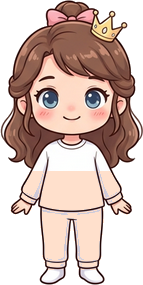
#> input picture assets/player_v10/front.png, 143 x 285 px
$ python test_overlay2.py
#> lines starting #> are read from the running program, lines starting #| are printed output that depends on the picture
from PIL import Image, ImageDraw
import os

PLAYER_IMG = "assets/player_v10/front.png"
TOP_IMG = "assets/v10_items/top_1.png"
TRACK_IMG = "assets/v10_items/tracksuit_1.png"

base = Image.open(PLAYER_IMG).convert("RGBA")
#> base is the input picture: PIL image 143x285 RGBA; mean R, G, B, A 118.2, 96.2, 88.4, 164.9
base_w, base_h = base.size # 143x285
#> base_w = 143; base_h = 285

cfg = {
    "top": {"width_ratio": 0.58, "y_anchor": 0.48},     # 143 * 0.58 = 83px wide
    "bottom": {"width_ratio": 0.55, "y_anchor": 0.61},
    "tracksuit": {"width_ratio": 0.65, "y_anchor": 0.48},
    "party_dress": {"width_ratio": 0.85, "y_anchor": 0.48},
    "hair": {"width_ratio": 0.90, "y_anchor": 0.15},
    "hat": {"width_ratio": 1.0, "y_anchor": 0.05},
    "shoes_snekers": {"width_ratio": 0.45, "y_anchor": 0.92}
}

def draw_item(img_path, cat, out, b_w, b_h, x_offset=0):
#> called with img_path = 'assets/v10_items/top_1.png', cat = 'top', b_w = 143, b_h = 285, x_offset = 0
    if not os.path.exists(img_path): return out
    item = Image.open(img_path).convert("RGBA")
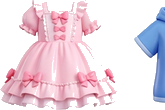
#> input picture assets/v10_items/top_1.png, 165 x 110 px
#> item is the input picture: PIL image 165x110 RGBA; mean R, G, B, A 103.7, 85.1, 95.6, 123.5
    c = cfg[cat]
    iw = int(b_w * c["width_ratio"])
#> iw = 82
    ih = int(item.height * (iw / item.width))
#> ih = 54
    item = item.resize((iw, ih), Image.Resampling.LANCZOS)
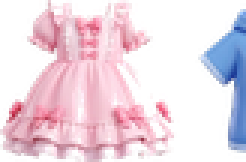
#> item: PIL image 82x54 RGBA (shown 3 times larger); mean R, G, B, A 132.4, 110.4, 123.2, 123.4; transparent parts drawn white

    cx = b_w // 2 + x_offset
#> cx = 71
    cy_y = int(b_h * c["y_anchor"])
#> cy_y = 136

    # logic matching game.py
    # if top, midtop at cy_y. For others, midtop or center?
    if cat in ["top", "tracksuit", "party_dress"]:
        # midtop
        tx = cx - iw // 2
#> tx = 30
        ty = cy_y
#> ty = 136
    elif cat in ["bottom"]:
        tx = cx - iw // 2
        ty = cy_y
    elif cat in ["hair"]:
        tx = cx - iw // 2
        ty = cy_y - ih // 2 # center

    final = out.copy()
    final.paste(item, (tx, ty), item)
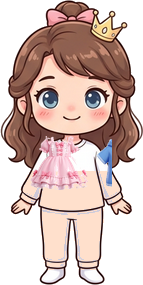
#> final: PIL image 143x285 RGBA; mean R, G, B, A 117.7, 94.8, 88.6, 164.3; transparent parts drawn white
    return final

out1 = draw_item(TOP_IMG, "top", base, base_w, base_h)
out2 = draw_item(TRACK_IMG, "tracksuit", base, base_w, base_h)
#> call 2 of draw_item, with img_path = 'assets/v10_items/tracksuit_1.png', cat = 'tracksuit', b_w = 143, b_h = 285, x_offset = 0
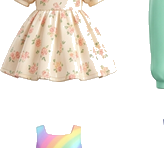
#> input picture assets/v10_items/tracksuit_1.png, 164 x 148 px
#> in draw_item, item is the input picture: PIL image 164x148 RGBA; mean R, G, B, A 68.6, 65.4, 58, 83.2
#> in draw_item (call 2), `item = item.resize((iw, ih), Image.Resampling.LANCZOS)`:
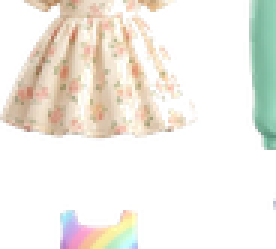
#> item: PIL image 92x83 RGBA (shown 3 times larger); mean R, G, B, A 88.8, 85, 76, 82.9; transparent parts drawn white
#> in draw_item (call 2), `final.paste(item, (tx, ty), item)`:
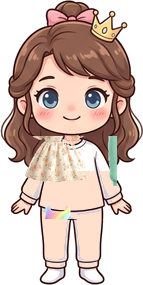
#> final: PIL image 143x285 RGBA; mean R, G, B, A 118.7, 97.5, 88.7, 164.5; transparent parts drawn white
out1.save("/Users/son-yongseok/.gemini/antigravity/brain/4443f849-2af1-4133-a0e2-bc6fa37b30e3/debug_top.png")
out2.save("/Users/son-yongseok/.gemini/antigravity/brain/4443f849-2af1-4133-a0e2-bc6fa37b30e3/debug_track.png")
print("Saved overlays")
